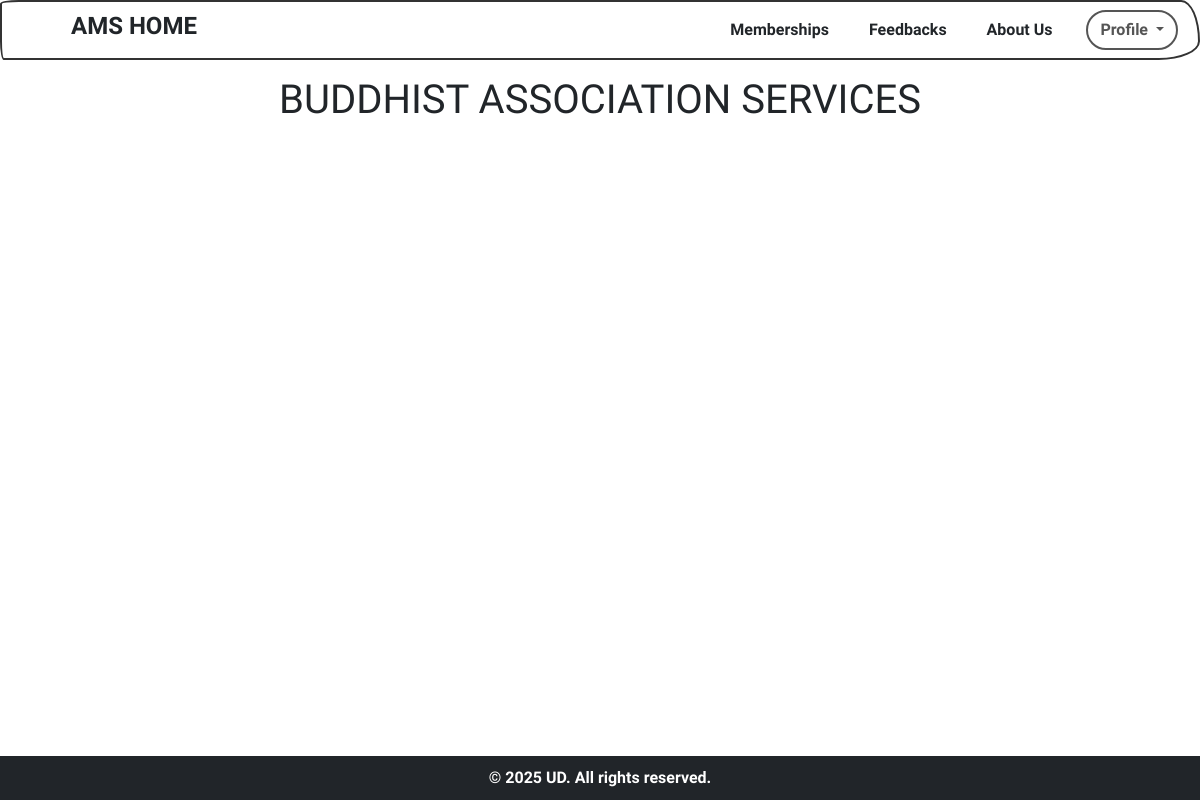
/services/1/ (signed in), run on an earlier commit of the app's database.
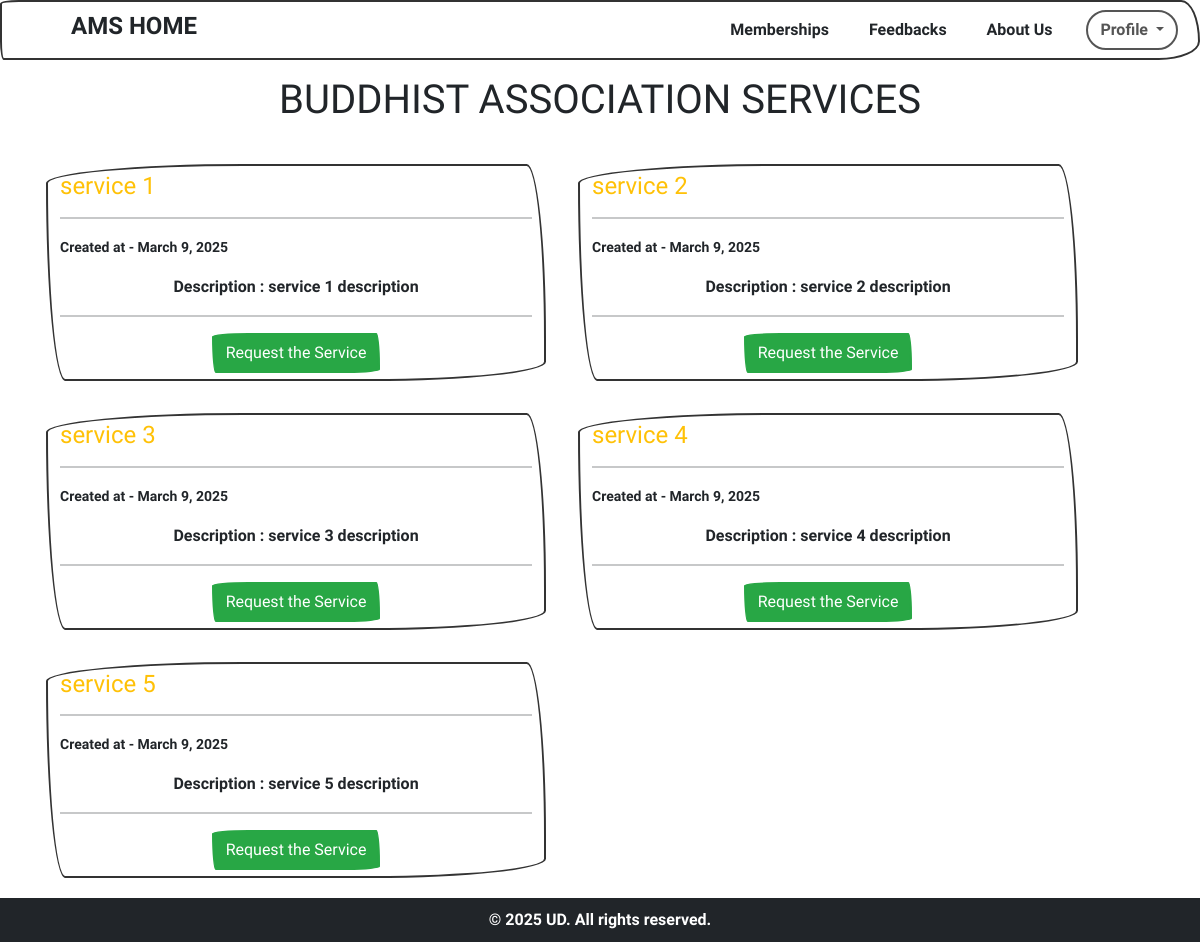
And on a later commit of the database.
### amsApp/models.py (models this page shows, shortened)
class Association(models.Model):
    AssociationName = models.CharField(max_length=100, unique=True)
    description = models.TextField(blank=True, null=True)
    profilePic = models.ImageField(blank=True, null=True, default='images/logo1', upload_to='associatePic')
    created_at = models.DateTimeField(auto_now_add=True)
    admin = models.ForeignKey(User, on_delete=models.CASCADE, related_name="admin_associations")

class Service(models.Model):
    association = models.ForeignKey(Association, on_delete=models.CASCADE, related_name="services")
    serviceTitle = models.CharField(max_length=255)
    description = models.TextField(blank=True, null=True)
    created_at = models.DateTimeField(auto_now_add=True)

### amsApp/views.py (the view)
# urls.py: path('services/<int:pk>/', views.services, name="services"),
@login_required(login_url='login')
def services(request, pk):
    association = Association.objects.get(id=pk)
    services = Service.objects.filter(association=association)
    associationName = association.AssociationName
    context = {'services': services, 'associationName':associationName}
    return render(request, 'userTemplates/services.html', context=context)

### templates/userTemplates/services.html (shortened to what this page needs)
{% extends "base.html" %}
{% load crispy_forms_tags %}
{% block content %}
{% include 'navbar.html' %}
<div class="container mt-3">
    <h1 class="text-center">{{associationName|upper}} SERVICES</h1>
    <div class="row mb-5 mt-4">
        {% for service in services  %}
            <div class="form-control col-md-2 m-3" style="max-width: 500px; margin: 0 auto;">
                <h4 class="text-warning">{{service.serviceTitle}}</h4>
                <hr>
                <p><small>Created at - {{service.created_at.date}}</small></p>
                <p class="text-center">Description : {{service.description}}</p>
                <hr>
                <div class="text-center">
                    <a href="{% url 'serviceRequest' service.id %}" class="btn btn-success">Request the Service</a>
                </div>
            </div>
            <br>
        {% endfor %}
    </div>
</div>
{% endblock %}

### templates/base.html (shortened to what this page needs)
<!DOCTYPE html>
<html lang="en">
<head>
    <link rel="stylesheet" type="text/css" href="https://bootswatch.com/5/sketchy/bootstrap.min.css">
</head>
<body>
{% block content %}
{% endblock %}
</body>
<footer style="position: fixed; bottom: 0; left: 0; width: 100%; background-color: #212529; color: white; text-align: center; padding: 10px; z-index: 1000;">
    &copy; 2025 UD. All rights reserved.
</footer>
</html>

### templates/navbar.html (shortened to what this page needs)
<nav class="navbar navbar-expand-lg navbar-light bg-light justify-content-center">
  <a class="navbar-brand main-heading ms-5">
    &nbsp; <a href="{% url 'home' %}" class="text-decoration-none fw-bold h4">AMS HOME</a>
  </a>
    <div class="collapse navbar-collapse text-center" id="navbarNavDropdown">
      <ul class="navbar-nav ms-auto">
        <li class="nav-item">
          <a class="btn navbar-btn fw-bold" type="button" href="{% url 'memberships' %}">Memberships</a>
        </li>
        <li class="nav-item">
          <a class="btn navbar-btn fw-bold" type="button" href="{% url 'feedbacks' %}">Feedbacks</a>
        </li>
        <li class="nav-item">
          <a class="btn navbar-btn fw-bold" type="button" href="{% url 'aboutUs' %}">About Us</a>
        </li>
        <li class="nav-item dropdown">
          <a class="btn btn-outline-dark navbar-btn fw-bold dropdown-toggle"
             href="#" role="button"
             data-bs-toggle="dropdown"
             aria-expanded="false"
             style="border-radius: 100px;">
              Profile
          </a>
        </li>
      </ul>
    </div>
</nav>

What changed in the data, as far as the page shows it:
added Service: serviceTitle "service 1", created_at "March 9, 2025", description "service 1 description"
added Service: serviceTitle "service 2", created_at "March 9, 2025", description "service 2 description"
added Service: serviceTitle "service 3", created_at "March 9, 2025", description "service 3 description"
added Service: serviceTitle "service 4", created_at "March 9, 2025", description "service 4 description"
added Service: serviceTitle "service 5", created_at "March 9, 2025", description "service 5 description"
